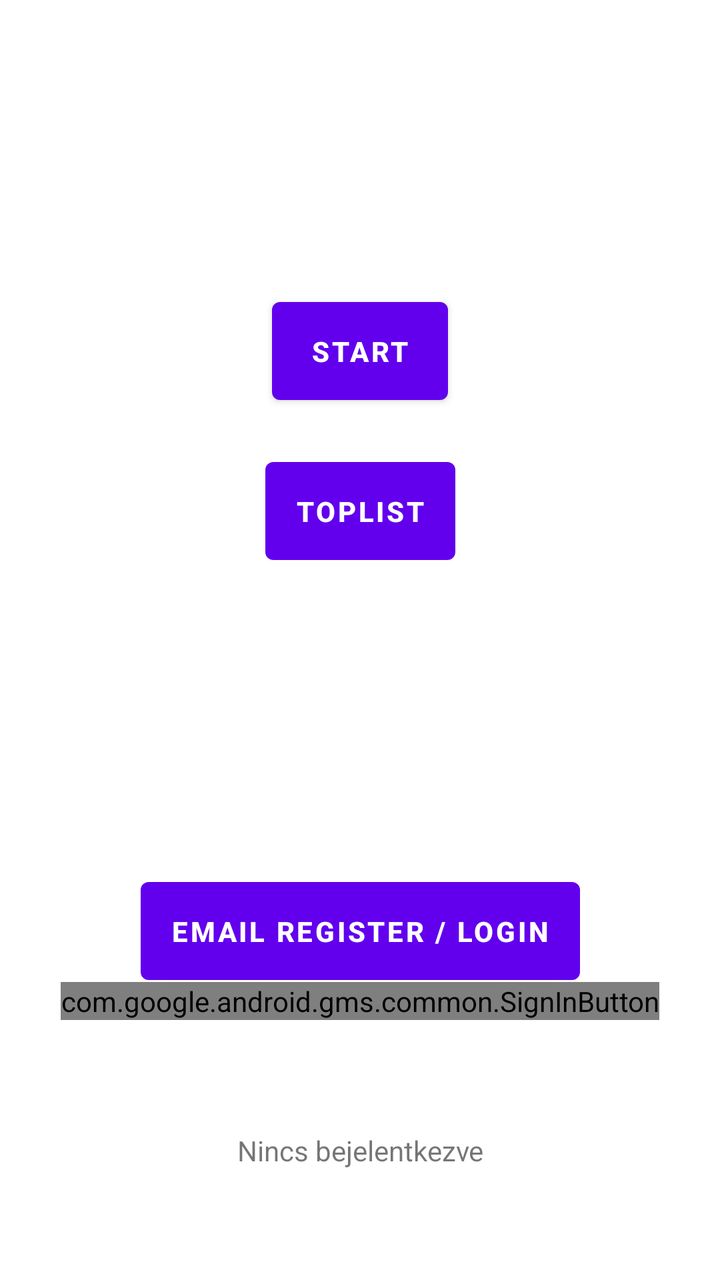
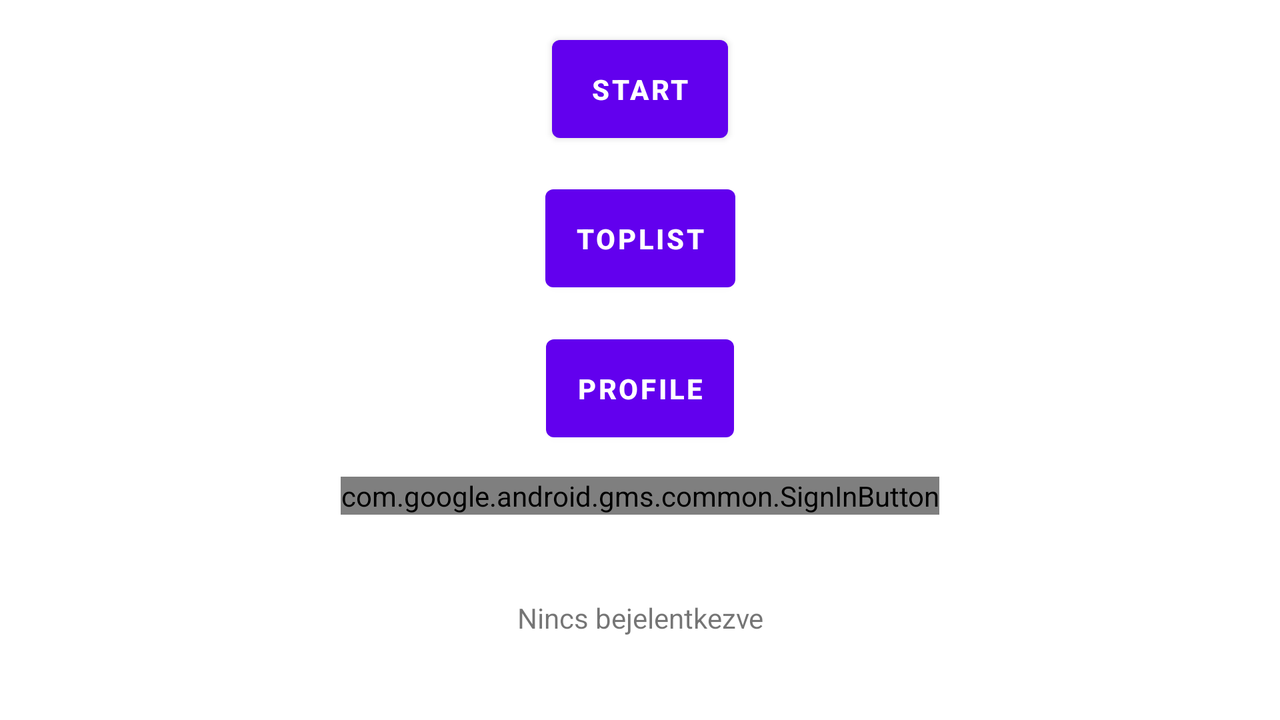

Two renders of one Android screen. The first uses the default layout on a phone; the second uses the alternative layout the repository ships for a different screen configuration, on a matching device. The two XML files are below.
<!-- AndroidManifest.xml: application theme Theme.Whacamole -->
<!-- res/layout/activity_main.xml -->
<?xml version="1.0" encoding="utf-8"?>
<androidx.constraintlayout.widget.ConstraintLayout xmlns:android="http://schemas.android.com/apk/res/android"
    xmlns:app="http://schemas.android.com/apk/res-auto"
    xmlns:tools="http://schemas.android.com/tools"
    android:layout_width="match_parent"
    android:layout_height="match_parent"
    tools:context=".MainActivity">

    <Button
        android:id="@+id/startGameButton"
        android:layout_width="wrap_content"
        android:layout_height="wrap_content"
        android:onClick="startGame"
        android:padding="15dp"
        android:text="@string/START"
        android:textAlignment="center"
        android:textStyle="bold"
        android:layout_marginTop="280dp"
        app:layout_constraintBottom_toTopOf="@+id/startToplistButton"
        app:layout_constraintEnd_toEndOf="parent"
        app:layout_constraintStart_toStartOf="parent"
        app:layout_constraintTop_toTopOf="parent" />

    <Button
        android:id="@+id/startToplistButton"
        android:layout_width="wrap_content"
        android:layout_height="wrap_content"
        android:layout_marginTop="19dp"
        android:onClick="startToplist"
        android:padding="15dp"
        android:text="@string/TOPLIST"
        android:textAlignment="center"
        android:textStyle="bold"
        android:layout_marginBottom="130dp"
        app:layout_constraintBottom_toTopOf="@+id/startEmailLoginOrRegister"
        app:layout_constraintEnd_toEndOf="parent"
        app:layout_constraintStart_toStartOf="parent"
        app:layout_constraintTop_toBottomOf="@+id/startGameButton" />

    <Button
        android:id="@+id/startEmailLoginOrRegister"
        android:layout_width="wrap_content"
        android:layout_height="wrap_content"
        android:layout_marginTop="19dp"
        android:padding="15dp"
        android:text="@string/email"
        android:textAlignment="center"
        android:textStyle="bold"
        android:layout_marginBottom="130dp"
        app:layout_constraintBottom_toTopOf="@+id/linearLayout2"
        app:layout_constraintEnd_toEndOf="parent"
        app:layout_constraintStart_toStartOf="parent"
        app:layout_constraintTop_toBottomOf="@+id/startToplistButton" />

    <LinearLayout
        android:id="@+id/linearLayout2"
        android:layout_width="match_parent"
        android:layout_height="wrap_content"
        android:layout_marginBottom="130dp"
        android:gravity="center"
        android:orientation="horizontal"
        app:layout_constraintBottom_toBottomOf="parent"
        app:layout_constraintEnd_toEndOf="parent"
        app:layout_constraintHorizontal_bias="0.0"
        app:layout_constraintStart_toStartOf="parent"
        app:layout_constraintTop_toTopOf="parent"
        app:layout_constraintVertical_bias="1.0">

        <com.google.android.gms.common.SignInButton
            android:id="@+id/googleSignInButton"
            android:layout_width="wrap_content"
            android:layout_height="wrap_content" />

    </LinearLayout>

    <TextView
        android:id="@+id/isLoggedTextView"
        android:layout_width="146dp"
        android:layout_height="105dp"
        android:gravity="center"
        android:orientation="horizontal"
        android:text="Nincs bejelentkezve"
        app:layout_constraintBottom_toBottomOf="parent"
        app:layout_constraintEnd_toEndOf="parent"
        app:layout_constraintStart_toStartOf="parent"
        app:layout_constraintTop_toBottomOf="@+id/linearLayout2" />

</androidx.constraintlayout.widget.ConstraintLayout>
<!-- resources referenced by this layout -->
<resources>
  <string name="START">start</string>
  <string name="TOPLIST">toplist</string>
  <string name="email">Email register / login</string>
  <style name="Theme.Whacamole" parent="Theme.MaterialComponents.DayNight.NoActionBar">
          
          <item name="colorPrimary">@color/purple_500</item>
          <item name="colorPrimaryVariant">@color/purple_700</item>
          <item name="colorOnPrimary">@color/white</item>
          
          <item name="colorSecondary">@color/teal_200</item>
          <item name="colorSecondaryVariant">@color/teal_700</item>
          <item name="colorOnSecondary">@color/black</item>
          
          <item name="android:statusBarColor" tools:targetApi="l">?attr/colorPrimaryVariant</item>
          
      </style>
  <color name="purple_500">#FF6200EE</color>
  <color name="purple_700">#FF3700B3</color>
  <color name="white">#FFFFFFFF</color>
  <color name="teal_200">#FF03DAC5</color>
  <color name="teal_700">#FF018786</color>
  <color name="black">#FF000000</color>
</resources>
<!-- res/layout-land/activity_main.xml (the repository's variant of the layout above) -->
<!-- drawn on the phone turned sideways -->
<?xml version="1.0" encoding="utf-8"?>
<androidx.constraintlayout.widget.ConstraintLayout xmlns:android="http://schemas.android.com/apk/res/android"
    xmlns:app="http://schemas.android.com/apk/res-auto"
    xmlns:tools="http://schemas.android.com/tools"
    android:layout_width="match_parent"
    android:layout_height="match_parent"
    tools:context=".MainActivity">

    <Button
        android:id="@+id/startGameButton"
        android:layout_width="wrap_content"
        android:layout_height="wrap_content"
        android:onClick="startGame"
        android:padding="15dp"
        android:text="@string/START"
        android:textAlignment="center"
        android:textStyle="bold"
        app:layout_constraintBottom_toTopOf="@+id/startToplistButton"
        app:layout_constraintEnd_toEndOf="parent"
        app:layout_constraintStart_toStartOf="parent"
        app:layout_constraintTop_toTopOf="parent" />

    <Button
        android:id="@+id/startToplistButton"
        android:layout_width="wrap_content"
        android:layout_height="wrap_content"
        android:onClick="startToplist"
        android:padding="15dp"
        android:text="@string/TOPLIST"
        android:textAlignment="center"
        android:textStyle="bold"
        app:layout_constraintBottom_toTopOf="@+id/startEmailLoginOrRegister"
        app:layout_constraintEnd_toEndOf="parent"
        app:layout_constraintStart_toStartOf="parent"
        app:layout_constraintTop_toBottomOf="@+id/startGameButton" />

    <Button
        android:id="@+id/startEmailLoginOrRegister"
        android:layout_width="wrap_content"
        android:layout_height="wrap_content"
        android:padding="15dp"
        android:text="@string/profile"
        android:textAlignment="center"
        android:textStyle="bold"
        app:layout_constraintBottom_toTopOf="@+id/linearLayout2"
        app:layout_constraintEnd_toEndOf="parent"
        app:layout_constraintStart_toStartOf="parent"
        app:layout_constraintTop_toBottomOf="@+id/startToplistButton" />

    <LinearLayout
        android:id="@+id/linearLayout2"
        android:layout_width="match_parent"
        android:layout_height="wrap_content"
        android:gravity="center"
        android:orientation="horizontal"
        app:layout_constraintBottom_toTopOf="@id/isLoggedTextView"
        app:layout_constraintEnd_toEndOf="parent"
        app:layout_constraintStart_toStartOf="parent"
        app:layout_constraintTop_toBottomOf="@id/startEmailLoginOrRegister"
        app:layout_constraintVertical_bias="1.0">

        <com.google.android.gms.common.SignInButton
            android:id="@+id/googleSignInButton"
            android:layout_width="wrap_content"
            android:layout_height="wrap_content" />

    </LinearLayout>

    <TextView
        android:id="@+id/isLoggedTextView"
        android:layout_width="146dp"
        android:layout_height="75dp"
        android:gravity="center"
        android:orientation="horizontal"
        android:text="Nincs bejelentkezve"
        app:layout_constraintBottom_toBottomOf="parent"
        app:layout_constraintEnd_toEndOf="parent"
        app:layout_constraintStart_toStartOf="parent"
        app:layout_constraintTop_toBottomOf="@+id/linearLayout2" />

</androidx.constraintlayout.widget.ConstraintLayout>
<!-- resources referenced by the variant -->
<!-- as the phone turned sideways resolves them -->
<resources>
  <string name="START">start</string>
  <string name="TOPLIST">toplist</string>
  <string name="profile">profile</string>
  <style name="Theme.Whacamole" parent="Theme.MaterialComponents.DayNight.NoActionBar">
          
          <item name="colorPrimary">@color/purple_500</item>
          <item name="colorPrimaryVariant">@color/purple_700</item>
          <item name="colorOnPrimary">@color/white</item>
          
          <item name="colorSecondary">@color/teal_200</item>
          <item name="colorSecondaryVariant">@color/teal_700</item>
          <item name="colorOnSecondary">@color/black</item>
          
          <item name="android:statusBarColor" tools:targetApi="l">?attr/colorPrimaryVariant</item>
          
      </style>
  <color name="purple_500">#FF6200EE</color>
  <color name="purple_700">#FF3700B3</color>
  <color name="white">#FFFFFFFF</color>
  <color name="teal_200">#FF03DAC5</color>
  <color name="teal_700">#FF018786</color>
  <color name="black">#FF000000</color>
</resources>
